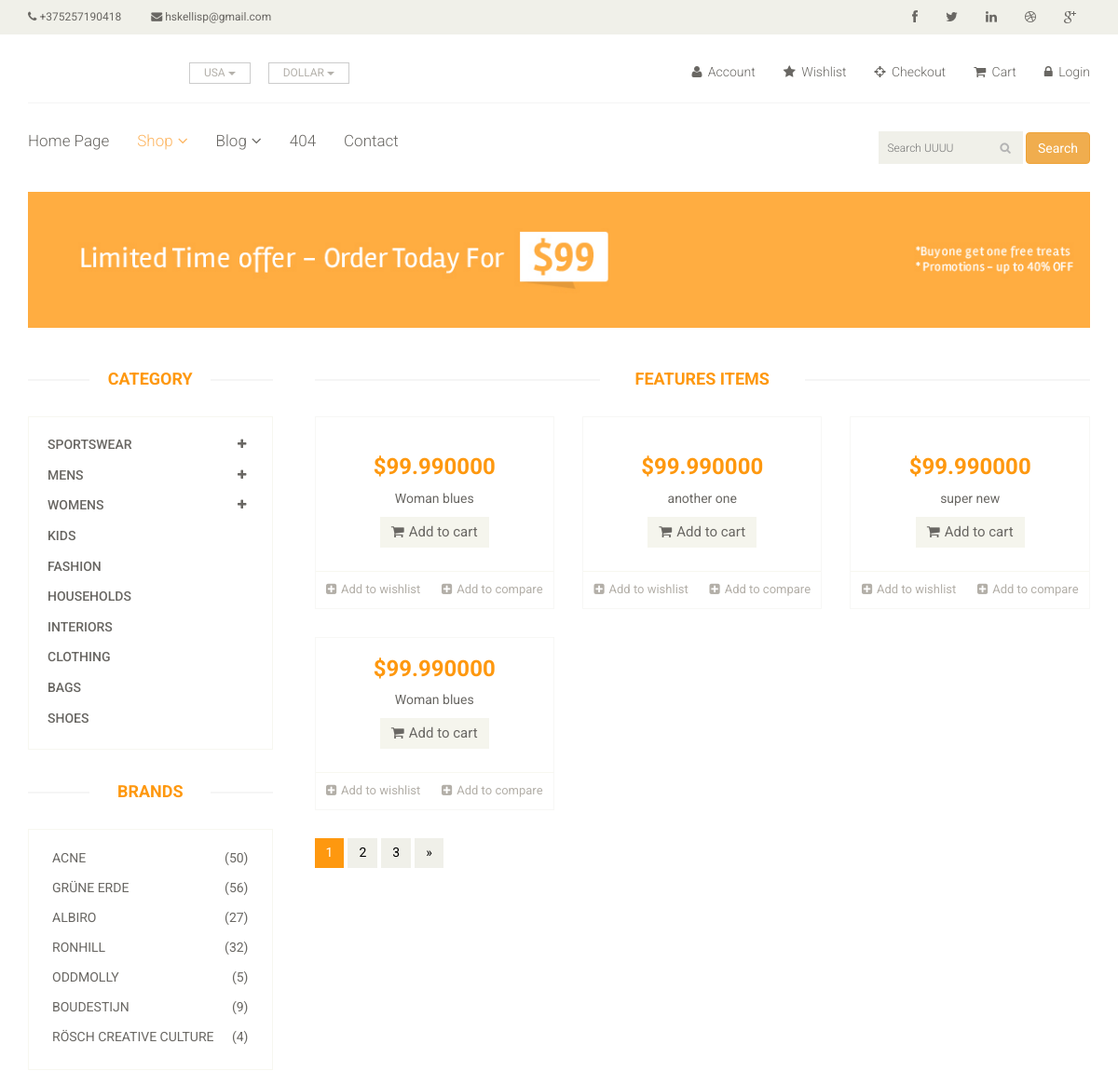
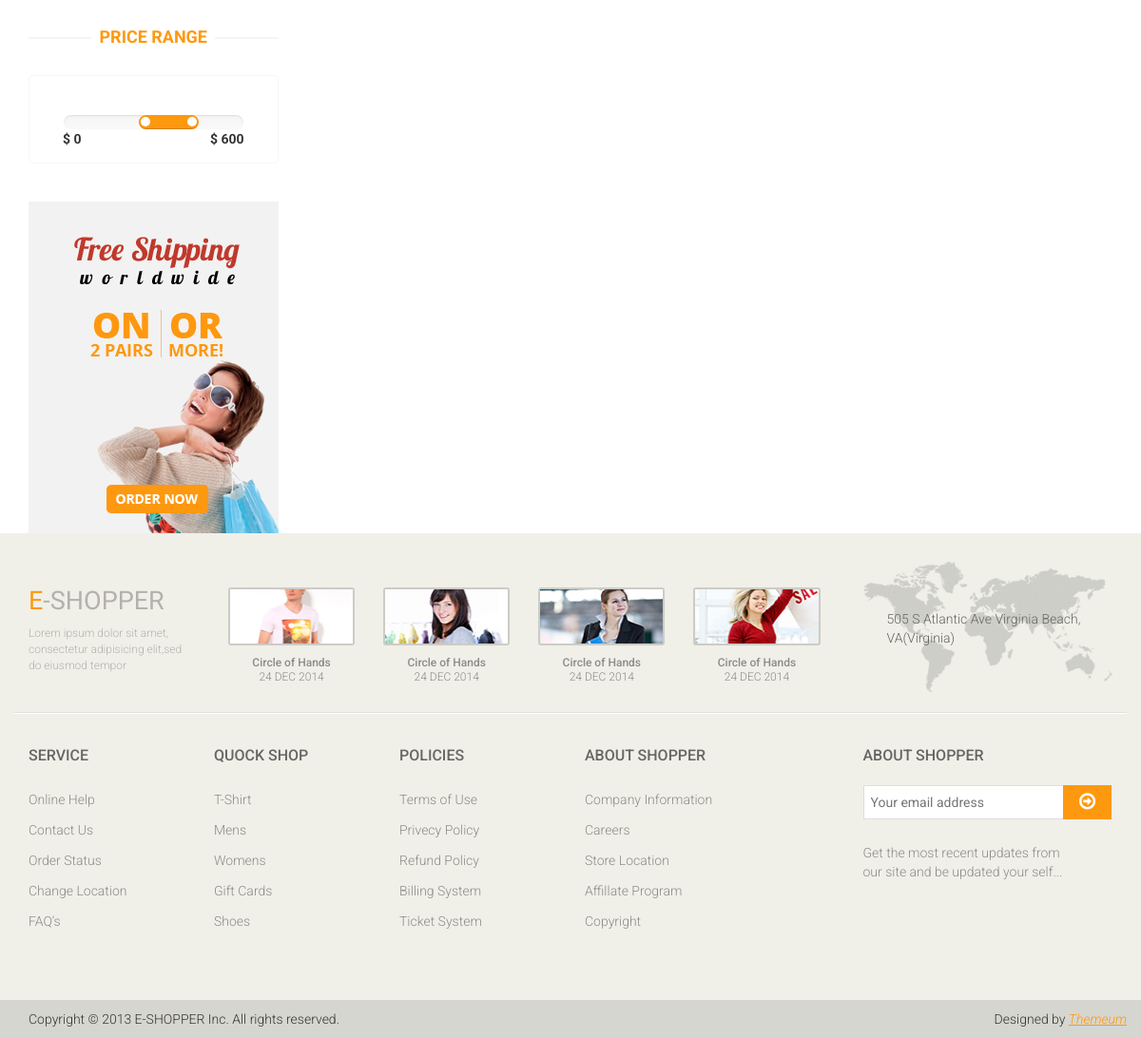
/shop-fbv/, run on the app's committed database (2 pictures, top to bottom).
### app/models.py (models this page shows, shortened)
class App(models.Model):
    name = models.CharField(max_length=255)
    phone = models.CharField(max_length=255)
    email = models.CharField(max_length=255)
    logo = models.ImageField(upload_to=upload_image_path, null=True, blank=True)
    social_links = models.ManyToManyField(Social)
    pages = models.ForeignKey(Page)

class Page(models.Model):
    name = models.CharField(max_length=255)
    slug =  models.CharField(max_length=255)
    url =  models.CharField(max_length=255)
    def __str__(self):
        return self.name

### products/models.py (models this page shows, shortened)
class Product(models.Model):
    title =  models.CharField(max_length=255)
    slug = models.SlugField(blank=True, unique=True)
    description = models.TextField()
    price =  models.DecimalField(decimal_places=6, max_digits=20, default=99.99)
    image = models.ImageField(upload_to=upload_image_path, null=True, blank=True)
    imgdetail = models.ImageField(upload_to=upload_image_path, null=True, blank=True)
    category = models.CharField(max_length=255)
    availability = models.CharField(max_length=255)
    condition = models.CharField(max_length=255)
    brand = models.CharField(max_length=255)
    featured = models.BooleanField(default=False)
    active = models.BooleanField(default=False)
    objects = ProductManager()
    def get_absolute_url(self):
        return reverse("products:detail", kwargs={"slug": self.slug})

### ecommerce/views.py (the view)
# urls.py: url(r'^shop-fbv/$', shop_view, name='shop'),
def shop_view(request):
    object_list = App.objects.all()
    product_list = Product.objects.all()
    context={
        'object_list':object_list,
        'product_list':product_list
    }
    return render(request, "shop.html", context)

### products/models.py (called while the page is built)
    def active(self):
        return self.filter(active=True)

    def get_queryset(self):
        return ProductQuerySet(self.model, using=self._db)

    def all(self):
        return self.get_queryset().active()

### templates/shop.html
{% extends "base/base.html" %}
{% block content %}
{% include "shop/banner.html" %}
<section>
		<div class="container">
			<div class="row">
				<div class="col-sm-3">
					<div class="left-sidebar">
            {% include "main/category_bar.html" %}
            {% include "main/brands.html" %}
            {% include "main/range_price.html" %}
            {% include "main/shiping.html" %}
          </div>
        </div>
        <div class="col-sm-9 padding-right">
          {% include "main/featured_items.html" %}
          {% include "shop/pagination.html" %}
        </div>
      </div>
  </div>
</section>
{% endblock %}

### templates/base/header.html (shortened to what this page needs)
{% load static %}
{% url 'home' as home_url %}
{% url 'shop' as shop_url %}
{% url 'blog' as blog_url %}
{% url 'login' as login_url %}
{% url 'checkout' as checkout_url %}
{% url 'cart' as cart_url %}
{% url 'contact' as contact_url %}
{% url '404' as 404_url %}
{% for header in object_list %}
<header id="header">
		<div class="header_top">
			<div class="container">
				<div class="row">
					<div class="col-sm-6">
						<div class="contactinfo">
							<ul class="nav nav-pills">
								<li><a href="#"><i class="fa fa-phone"></i> {{header.phone}}</a></li>
								<li><a href="#"><i class="fa fa-envelope"></i> {{header.email}}</a></li>
							</ul>
						</div>
					</div>
					<div class="col-sm-6">
						<div class="social-icons pull-right">
							<ul class="nav navbar-nav">
								<li><a href="#"><i class="fa fa-facebook"></i></a></li>
								<li><a href="#"><i class="fa fa-twitter"></i></a></li>
								<li><a href="#"><i class="fa fa-linkedin"></i></a></li>
								<li><a href="#"><i class="fa fa-dribbble"></i></a></li>
								<li><a href="#"><i class="fa fa-google-plus"></i></a></li>
							</ul>
						</div>
					</div>
				</div>
			</div>
		</div>
		<div class="header-middle">
			<div class="container">
				<div class="row">
					<div class="col-sm-4">
						<div class="btn-group pull-right">
							<div class="btn-group">
								<button type="button" class="btn btn-default dropdown-toggle usa" data-toggle="dropdown">
									USA
									<span class="caret"></span>
								</button>
							</div>
							<div class="btn-group">
								<button type="button" class="btn btn-default dropdown-toggle usa" data-toggle="dropdown">
									DOLLAR
									<span class="caret"></span>
								</button>
							</div>
						</div>
					</div>
					<div class="col-sm-8">
						<div class="shop-menu pull-right">
							<ul class="nav navbar-nav">
								<li><a href="#"><i class="fa fa-user"></i> Account</a></li>
								<li><a href="#"><i class="fa fa-star"></i> Wishlist</a></li>
								<li><a href="{{checkout_url}}"
									class="{% if request.path == checkout_url %}active{% endif %}"><i class="fa fa-crosshairs"></i> Checkout</a></li>
								<li><a href="{{cart_url}}"
									class="{% if request.path == cart_url %}active{% endif %}"><i class="fa fa-shopping-cart"></i> Cart</a></li>
								{% if request.user.is_authenticated %}
								<li><a href="{{login_url}}"
									class="{% if request.path == login_url %}active{% endif %}">
									<i class="fa fa-lock"></i> Logout</a></li>
								{% else %}
								<li><a href="{{login_url}}"
									class="{% if request.path == login_url %}active{% endif %}">
									<i class="fa fa-lock"></i> Login</a></li>
								{% endif %}
							</ul>
						</div>
					</div>
				</div>
			</div>
		</div>
		<div class="header-bottom">
			<div class="container">
				<div class="row">
					<div class="col-sm-9">
						<div class="mainmenu pull-left">
							<ul class="nav navbar-nav collapse navbar-collapse">
								<li><a href="{{home_url}}"  class="{% if request.path == home_url %}active{% endif %}" >
									{{ header.pages}}</a></li>
								<li class="dropdown"><a href="{{shop_url}}"
									class="{% if request.path == shop_url %}active{% endif %}">Shop<i class="fa fa-angle-down"></i></a>
                                </li>
								<li class="dropdown"><a href="{{blog_url}}"
									class="{% if request.path == blog_url %}active{% endif %}">Blog<i class="fa fa-angle-down"></i></a>
                                </li>
								<li><a href="{{404_url}}" class="{% if request.path == 404_url %}active{% endif %}">404</a></li>
								<li><a href="{{contact_url}}" class="{% if request.path == contact_url %}active{% endif %}">Contact</a></li>
							</ul>
						</div>
					</div>
					<div class="col-sm-3">
					{% include 'search/snippets/search-form.html' %}
					</div>
				</div>
			</div>
		</div>
	</header>
{% endfor %}

### search/templates/search/snippets/search-form.html
<form  method="GET"  action="{% url "search:query" %}" class="" >
  <div class="search_box pull-right">
    <input type="text" name="q" placeholder="Search UUUU" value="{{ request.GET.q }}"/>
    <button type="submit" name="button" class="btn btn-warning"> Search </button>
  </div>
</form>

### templates/main/featured_items.html (shortened to what this page needs)
{% load static %}
<div class="features_items">
	<h2 class="title text-center">Features Items</h2>
		{% for pr in product_list %}
			<div class="col-sm-4">
				<div class="product-image-wrapper">
					<div class="single-products">
							<div class="productinfo text-center">
								<h2>${{pr.price}}</h2>
								<p>{{pr.title}}</p>
								<a href="#" class="btn btn-default add-to-cart"><i class="fa fa-shopping-cart"></i>Add to cart</a>
							</div>
							<div class="product-overlay">
								<div class="overlay-content">
								</div>
							</div>
					</div>
					<div class="choose">
						<ul class="nav nav-pills nav-justified">
							<li><a href="#"><i class="fa fa-plus-square"></i>Add to wishlist</a></li>
							<li><a href="#"><i class="fa fa-plus-square"></i>Add to compare</a></li>
						</ul>
					</div>
				</div>
			</div>
		{% endfor %}
</div>

### static_my_proj/css/main.css (style rules this page uses)
body { font-family: 'Roboto', sans-serif; background:; position: relative; font-weight:400px; }
ul li { list-style: none; }
a { -webkit-transition: 300ms; -moz-transition: 300ms; -o-transition: 300ms; transition: 300ms; }
h1, h2, h3, h4, h5, h6 { font-family: 'Roboto', sans-serif; }
.header_top { background: none repeat scroll 0 0 #F0F0E9; }
.contactinfo ul li:first-child { margin-left: -15px; }
.contactinfo ul li a { font-size: 12px; color: #696763; font-family: 'Roboto', sans-serif; }
.social-icons ul li a { border: 0 none; border-radius: 0; color: #696763; padding:0px; }
.social-icons ul li { display:inline-block; }
.social-icons ul li a i { padding: 11px 15px; transition: all 0.9s ease 0s; -moz-transition: all 0.9s ease 0s; -webkit-transition: all 0.9s ease 0s; -o-transition: all 0.9s ease 0s; }
.header-middle .container .row { border-bottom: 1px solid #f5f5f5; margin-left: 0; margin-right: 0; padding-bottom: 20px; padding-top: 20px; }
.header-middle .container .row .col-sm-4 { padding-left: 0; }
.header-middle .container .row .col-sm-8 { padding-right:0; }
.usa { border-radius: 0; color: #B4B1AB; font-size: 12px; margin-right: 20px; padding: 2px 15px; margin-top: 10px; }
.shop-menu ul li { display:inline-block; padding-left: 15px; padding-right: 15px; }
.shop-menu ul li:last-child { padding-right: 0; }
.shop-menu ul li a { background: #FFFFFF; color: #696763; font-family: 'Roboto', sans-serif; font-size: 14px; font-weight: 300; padding:0; padding-right: 0; margin-top: 10px; }
.shop-menu ul li a i { margin-right:3px; }
.header-bottom { padding-bottom: 30px; padding-top: 30px; }
.navbar-collapse.collapse { padding-left: 0; }
.mainmenu ul li { padding-right: 15px; padding-left: 15px; }
.mainmenu ul li:first-child { padding-left: 0px; }
.mainmenu ul li a { color: #696763; font-family: 'Roboto', sans-serif; font-size: 17px; font-weight: 300; padding: 0; padding-bottom: 10px; }
.mainmenu ul li a:hover, .mainmenu ul li a.active, .shop-menu ul li a.active { background:none; color:#fdb45e; }
.search_box input { background: #F0F0E9; border: medium none; color: #B2B2B2; font-family: 'roboto'; font-size: 12px; font-weight: 300; height: 35px; outline: medium none; padding-left: 10px; width: 155px; background-image: url(../images/home/searchicon.png); background-repeat: no-repeat; background-position: 130px; }
.fa-angle-down { padding-left: 5px; }
.left-sidebar h2:after, h2.title:after { content: " "; position: absolute; border: 1px solid #f5f5f5; bottom:8px; left: 0; width: 100%; height: 0; z-index: -2; }
h2.title:before { content: " "; position: absolute; background: #fff; bottom: -6px; width: 220px; height: 30px; z-index: -1; left: 50%; margin-left: -110px; }
.padding-right { padding-right: 0; }
.features_items { overflow:hidden; }
h2.title { color: #FE980F; font-family: 'Roboto', sans-serif; font-size: 18px; font-weight: 700; margin: 0 15px; text-transform: uppercase; margin-bottom: 30px; position: relative; }
.product-image-wrapper { border:1px solid #F7F7F5; overflow: hidden; margin-bottom:30px; }
.single-products { position: relative; }
.productinfo h2 { color: #FE980F; font-family: 'Roboto', sans-serif; font-size: 24px; font-weight: 700; }
.productinfo p { font-family: 'Roboto', sans-serif; font-size: 14px; font-weight: 400; color: #696763; }
.productinfo { position:relative; }
.product-overlay { background:#FE980F; top: 0; display: none; height: 0; position: absolute; transition: height 500ms ease 0s; width: 100%; display: block; opacity:; }
.product-overlay .overlay-content { bottom: 0; position: absolute; bottom: 0; text-align: center; width: 100%; }
.add-to-cart { background:#F5F5ED; border: 0 none; border-radius: 0; color: #696763; font-family: 'Roboto', sans-serif; font-size: 15px; margin-bottom: 25px; }
.add-to-cart i { margin-right:5px; }
.choose { border-top: 1px solid #F7F7F0; }
.choose ul li a { color: #B3AFA8; font-family: 'Roboto', sans-serif; font-size: 13px; padding-left: 0; padding-right: 0; }
.choose ul li a i { margin-right:5px; }

### data on the page
App: phone "+375257190418", email "hskellisp@gmail.com", pages "Home Page"
Product: price "99.990000", title "Woman blues"
Product: price "99.990000", title "another one"
Product: price "99.990000", title "super new"
Product: price "99.990000", title "Woman blues"
